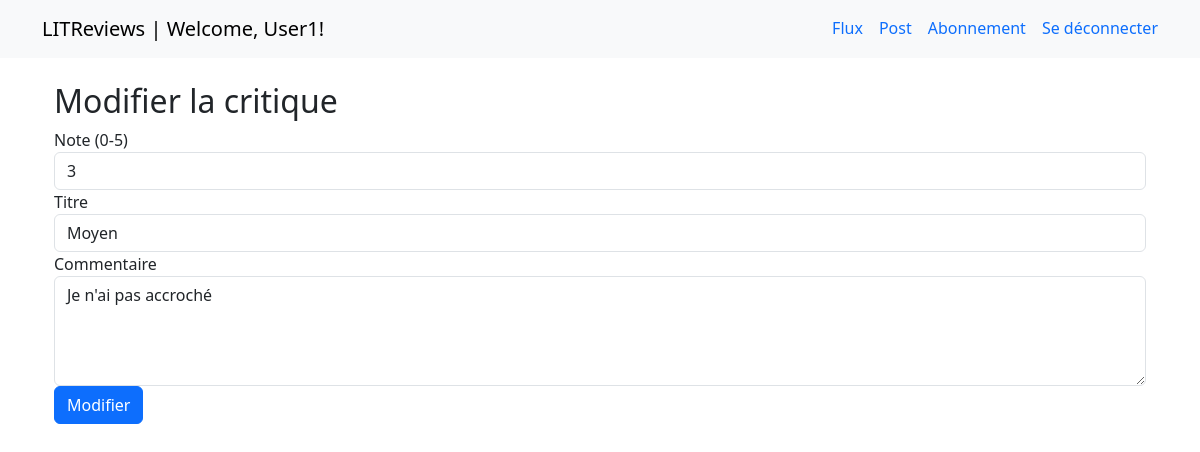
Screenshot of /LITReviews/review/17/change/ (signed in) with the database file from the repository.
### accounts/models.py (models this page shows)
class User(AbstractUser):
    pass

### LITReviews/models.py (models this page shows, shortened)
class Review(models.Model):
    ticket = models.ForeignKey(to=Ticket, on_delete=models.CASCADE)
    rating = models.PositiveSmallIntegerField(
        validators=[MinValueValidator(0), MaxValueValidator(5)]
    )
    headline = models.CharField(max_length=128)
    body = models.CharField(max_length=8192, blank=True)
    user = models.ForeignKey(to=settings.AUTH_USER_MODEL, on_delete=models.CASCADE)
    time_created = models.DateTimeField(auto_now_add=True)

### LITReviews/views.py (the view, shortened to what this page needs)
@login_required
def modify_review(request, review_id):
    error = False
    error_message = ""
    review = Review.objects.get(id=review_id)
    if request.method == "POST":
        form = ReviewForm(request.POST, instance=review)
        if form.is_valid():
            form.save()
            return redirect(request.META.get("HTTP_REFERER"))
    else:
        form = ReviewForm(instance=review)
    return render(
        request, "LITReviews/modify_review.html", {"form": form, "review": review}
    )

### LITReviews/forms.py
class ReviewForm(forms.ModelForm):
    class Meta:
        model = Review
        fields = ["rating", "headline", "body"]
    def __init__(self, *args, **kwargs):
        super().__init__(*args, **kwargs)
        self.helper = FormHelper()
        self.fields["rating"].label = "Note:"
        self.fields["headline"].label = "Titre:"
        self.fields["body"].label = "Commentaire:"

### LITReviews/templates/LITReviews/modify_review.html (shortened to what this page needs)
{% extends 'LITReviews/base.html' %}
{% block content %}
<div class="container mt-4">
  <h2>Modifier la critique</h2>
  <form method="POST" action="{% url 'modify-review' review.id %}">
    <div class="form-group">
      <label for="rating">Note (0-5)</label>
      <input type="number" class="form-control" id="rating" name="rating" min="0" max="5" value="{{ review.rating }}" required>
    </div>
    <div class="form-group">
      <label for="headline">Titre</label>
      <input type="text" class="form-control" id="headline" name="headline" value="{{ review.headline }}" required>
    </div>
    <div class="form-group">
      <label for="body">Commentaire</label>
      <textarea class="form-control" id="body" name="body" rows="4">{{ review.body }}</textarea>
    </div>
    <button type="submit" class="btn btn-primary">Modifier</button>
  </form>
</div>
{% endblock %}

### LITReviews/templates/LITReviews/base.html (shortened to what this page needs)
{% load static %}
<!DOCTYPE html>
<html>
<head>
  <link href="https://cdn.jsdelivr.net/npm/bootstrap@5.3.1/dist/css/bootstrap.min.css" rel="stylesheet">
  <link rel="stylesheet" href="https://cdn.jsdelivr.net/npm/bootstrap-icons@1.8.1/font/bootstrap-icons.css">
  <link rel="stylesheet" type="text/css" href="{% static 'LITReviews/styles.css' %}">
</head>
<body>
  <header>
    <nav class="navbar navbar-expand-lg navbar-light bg-light">
      <div class="container">
        <a class="navbar-brand" href="#">LITReviews {% if request.user.is_authenticated %} <span> | Welcome,
            {{request.user.username }}!</span>{% endif %}</a>
        <div class="collapse navbar-collapse" id="navbarNav">
          <ul class="nav nav-underline ms-auto">
            {% if request.user.is_authenticated %}
            <li class="nav-item">
              <a class="nav-link {% if request.path == '/LITReviews/feed/' %}active{% endif %}"
                href="{% url 'feed' %}">Flux</a>
            </li>
            <li class="nav-item">
              <a class="nav-link {% if request.path == '/LITReviews/post/' %}active{% endif %}"
                href="{% url 'post' %}">Post</a>
            </li>
            <li class="nav-item">
              <a class="nav-link {% if request.path == '/LITReviews/subscription/' %}active{% endif %}"
                href="{% url 'subscription' %}">Abonnement</a>
            </li>
            <li class="nav-item">
              <a class="nav-link" href="{% url 'logout' %}">Se déconnecter</a>
            </li>
            {% endif %}
          </ul>
        </div>
      </div>
    </nav>
  </header>
  <div class="container mt-4">
    {% block content %}{% endblock content %}
  </div>
</body>
</html>

### rows the page displays
User: user.username "User1"
Review: rating "3", headline "Moyen", body "Je n'ai pas accroché"
